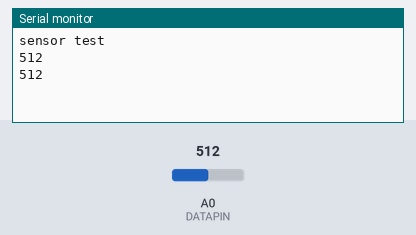
Bench run of a sketch on a simulated Arduino Uno, built with avr-gcc and run on an emulated ATmega328P. On the bench: the last lines printed to the serial monitor. Inputs (shaded band) come from the test bench; at power-on: A0 (DATAPIN) = 512.

Above: at 1.8 s.
1.9 s: A0 (DATAPIN) set to 716
At 2.8 s:
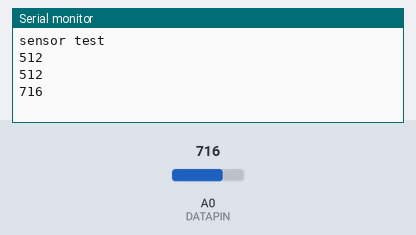
3.4 s: A0 (DATAPIN) set to 900
At 4.8 s:
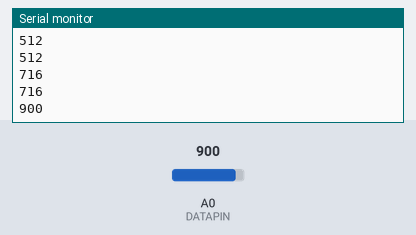
Timing chart, 0 to 6.4 s (numbered marks = the images above; inputs shaded):
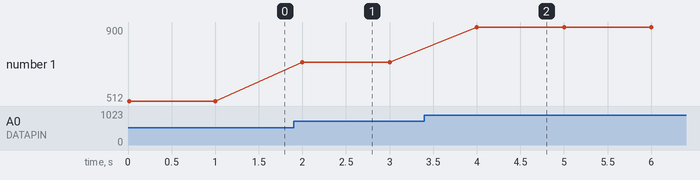

The sketch:

gs1.ino
```cpp
#include "command.h"

#define DATAPIN      A0
int value = 0;

int get_mainvalue();

void setup()
{
  Serial.begin(9600);
  Serial.println("sensor test");
}

void loop()
{
  Serial.println(get_mainvalue());
  command_analogmenu(DATAPIN);
  delay(1000);


}

int get_mainvalue()
{
  value = analogRead(DATAPIN);

  return value;
}
```

analogtest.h
```cpp
#ifndef __ANALOGTEST_H__
#define __ANALOGTEST_H__

#ifdef ANALOGTEST_LOCAL
#define ANALOGTEST_DEF
#else
#define ANALOGTESET_DEF         extern
#endif

ANALOGTESET_DEF int get_value(int pin);


#endif
```

command.h
```cpp
#ifndef __COMMAND_H__
#define __COMMAND_H__

#include "analogtest.h"


#ifdef COMMAND_LOCAL
#define COMMAND_DEF
#else
#define COMMAND_DEF           extern
#endif

COMMAND_DEF int command_analogcmd(void);
COMMAND_DEF int command_analogmenu(int datapin);


#endif
```

Measured:
- after the input at 1.9 s, the serial monitor: prints a new line after 0.10 s (image 1)
- after the input at 3.4 s, the serial monitor: prints a new line after 0.60 s (image 2)
- plotted number 1: 512 → 716 after the input at 1.9 s, 716 → 900 after the input at 3.4 s
